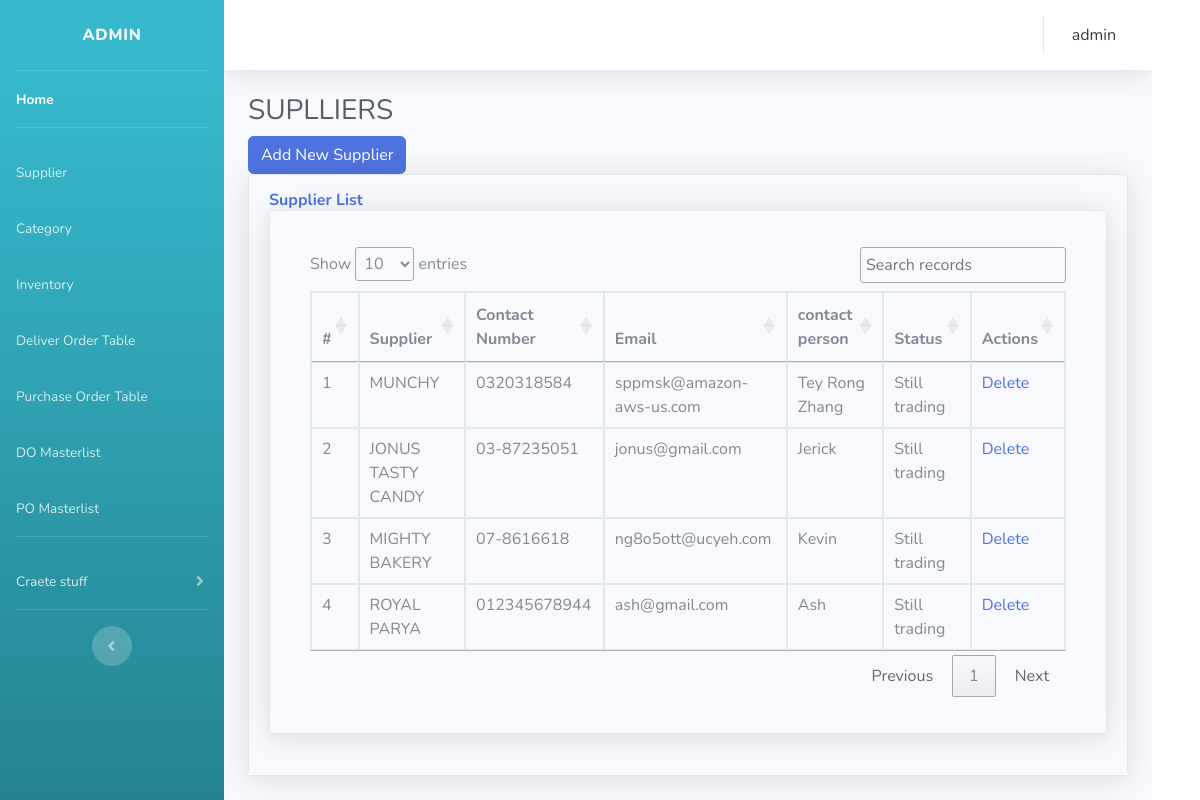
/tools/supplier_table.php (signed in), run on the app's committed database.
### tables this page shows
CREATE TABLE `supplier_list` (
  `ID` int(50) NOT NULL,
  `supplier_name` varchar(50) NOT NULL,
  `contact_number` varchar(50) NOT NULL,
  `email` varchar(50) NOT NULL,
  `contact_person` varchar(50) NOT NULL,
  `status` int(10) NOT NULL
);

### tools/supplier_table.php (the view, shortened to what this page needs)
<?php
  include 'bar.php';
?>
<!DOCTYPE html>
<html>
<head>
<link rel="stylesheet" href="//cdn.datatables.net/1.11.3/css/jquery.dataTables.min.css">
</head>
<body>
	 <div class="container-fluid">
          <h1 class="h3 mb-2 text-gray-800">SUPLLIERS</h1>
<button type="button" class="btn btn-primary" data-toggle="modal" data-target="#exampleModal">
  Add New Supplier
</button>
          <div class="card shadow mb-4">
            <div class="card-header py-3">
              <h6 class="m-0 font-weight-bold text-primary">Supplier List</h6>
              <div class="card shadow mb-4">
			<div class="card-header py-3">
				<div class="card-body">
					<div class="table-responsive">
						<table class="table table-bordered" id="myTable" >
                        <div>
                        </div>
                            <thead>
                                <tr>
                                    <th>#</th>
                                    <th>Supplier</th>
                                    <th>Contact Number</th>
                                    <th>Email</th>
                                    <th>contact person</th>
                                    <th>Status</th>
                                    <th>Actions</th>
                                </tr>
                                <tbody>
                                <?php
                                  include '../engine/connect.php';
                                    $i = 1;
                                    $sql = "SELECT * FROM supplier_list";
                                    $result = $conn -> query($sql);
                                    while ($row = $result->fetch_assoc()) {
                                    $supplier_name     = $row['supplier_name'];
                                    $contact_number    = $row['contact_number'];
                                    $email             = $row['email'];
                                    $contact_person    = $row['contact_person'];
                                      if ($row["status"] == 1) {
                                            $shake = "Still trading";
                                            }
                                        elseif ($row["status"] == 0) {
                                            $shake = "No More Trading";
                                            }
                                        echo "
                                        <tr>
                                        <td>    ".$i++."</td>
                                        <td>    ".$supplier_name."</td>
                                        <td>    ".$contact_number."</td>
                                        <td>    ".$email."</td>
                                        <td>    ".$contact_person."</td>
                                        <td>    ".$shake."</td>
                                        <td>"."<a  href='../engine/delete.php? ID=".$row["ID"] ."'<span class='material-icons-outlined'></span> Delete</a>"."</td>";
                                    }
                                    echo "</table>";
                                 ?>
                    </div>
                </div>
            </div>
        </div>
  </div>
            </div>
          </div>
      <footer class="sticky-footer bg-white">
      </footer>
</body>
</html>

### data on the page
supplier_list: supplier_name "MUNCHY", contact_number "0320318584", email "sppmsk@amazon-aws-us.com", contact_person "Tey Rong Zhang", status "Still trading"
supplier_list: supplier_name "JONUS TASTY CANDY", contact_number "03-87235051", email "jonus@gmail.com", contact_person "Jerick", status "Still trading"
supplier_list: supplier_name "MIGHTY BAKERY", contact_number "07-8616618", email "ng8o5ott@ucyeh.com", contact_person "Kevin", status "Still trading"
supplier_list: supplier_name "ROYAL PARYA", contact_number "012345678944", email "ash@gmail.com", contact_person "Ash", status "Still trading"

### other printed values
$_SESSION["username"] "admin"
